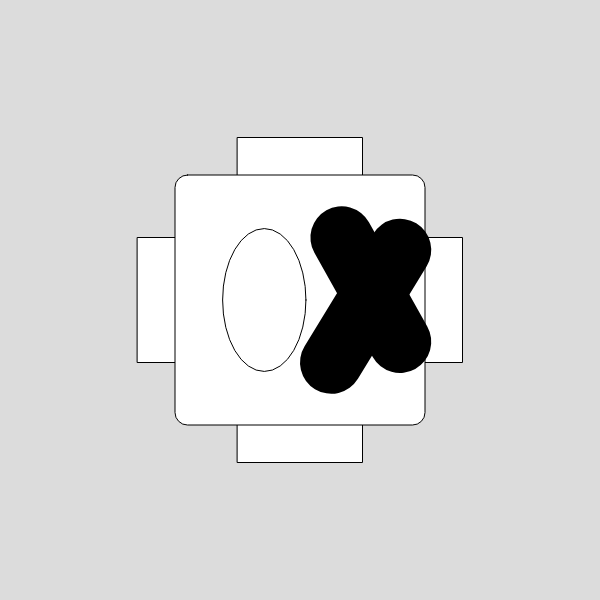
Frame 1 (no input)
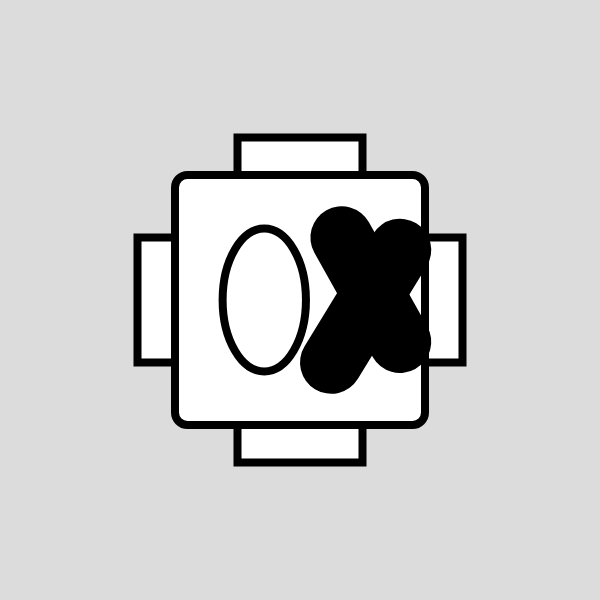
Frame 60 (no input)
Frame 120 (the mouse pressed at the canvas centre since frame 60): identical to frame 60, image omitted

The p5.js sketch that drew these frames (run headless with seeded random() and noise() and a simulated clock; from frame 60 on, the mouse is pressed at the canvas centre):

// p5.js sketch
// ── sketch.js
function setup() {
  createCanvas(600, 600);
}

function draw() {
  background(220);
  rectMode(CENTER)
  // noCursor();


  // let px = mouseX;
  // let py = mouseY;

  let px = width/2;
  let py = height/2;
  let psize = 250.0;
  
  square(px - (psize/2.5), py, psize/2.0);
  square(px + (psize/2.5), py, psize/2.0);
  square(px, py - (psize/2.5), psize/2.0);
  square(px, py + (psize/2.5), psize/2.0);

  
  square(px, py, psize, psize/20.0);
  
  ellipse(px - (psize/7), py, psize/3, psize/1.75);
  
  strokeWeight(psize/4.0);

  line(px + (psize/6), py - (psize/4), px + (psize/2.5), py + (psize/6));
  line(
    
    px + (psize/2.5),
    py - (psize/5),
    px + (psize/8),
    py + (psize/4)
  );

  
  strokeWeight(8);
  
}
function keyPressed(event) {
  if (event.key === "ArrowUp"|| event.key.toLowerCase() == "w") {
     
  } else if ( event.key === "ArrowDown" || event.key.toLowerCase() == "s") {
     
  } else if ( event.key === "ArrowLeft" || event.key.toLowerCase() == "a") {
     
  } else if ( event.key === "ArrowRight" || event.key.toLowerCase() == "d") {
     
  }
}
